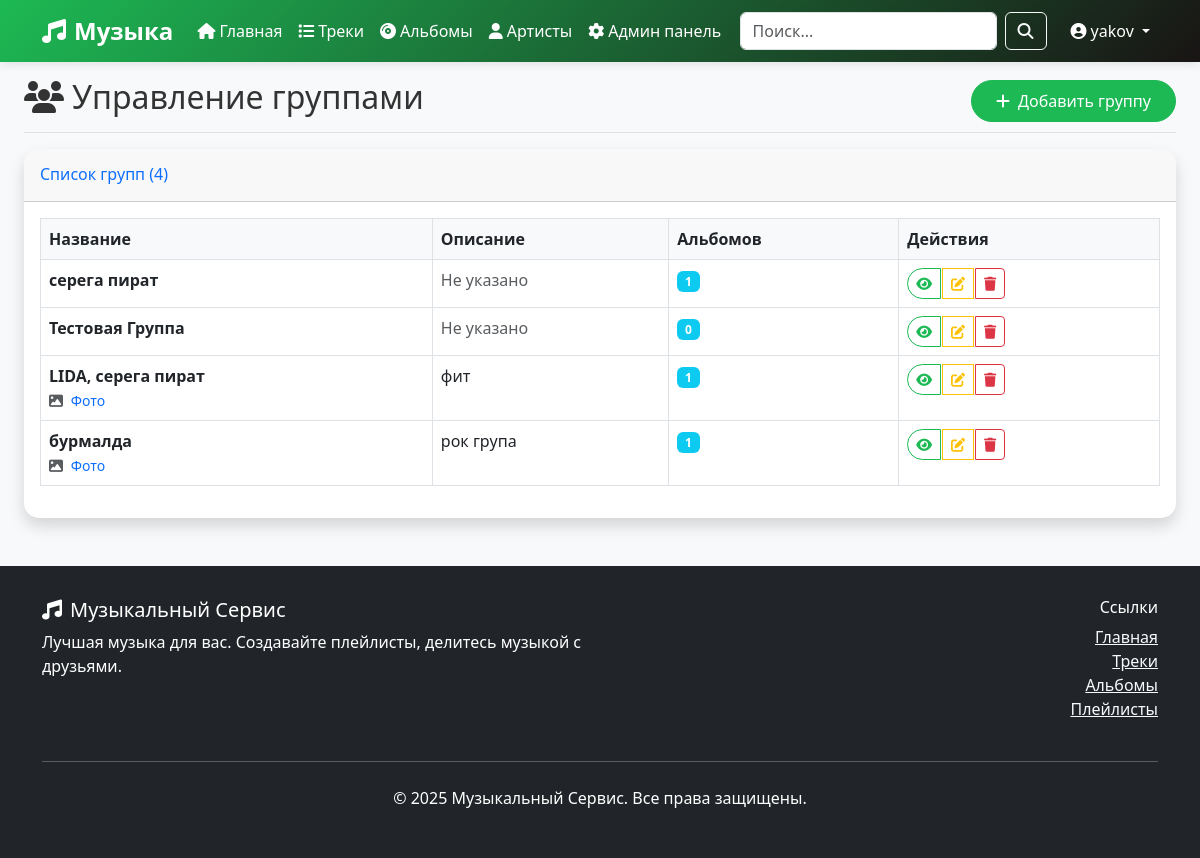
/admin-panel/groups/ (signed in), run on an earlier commit of the app's database.
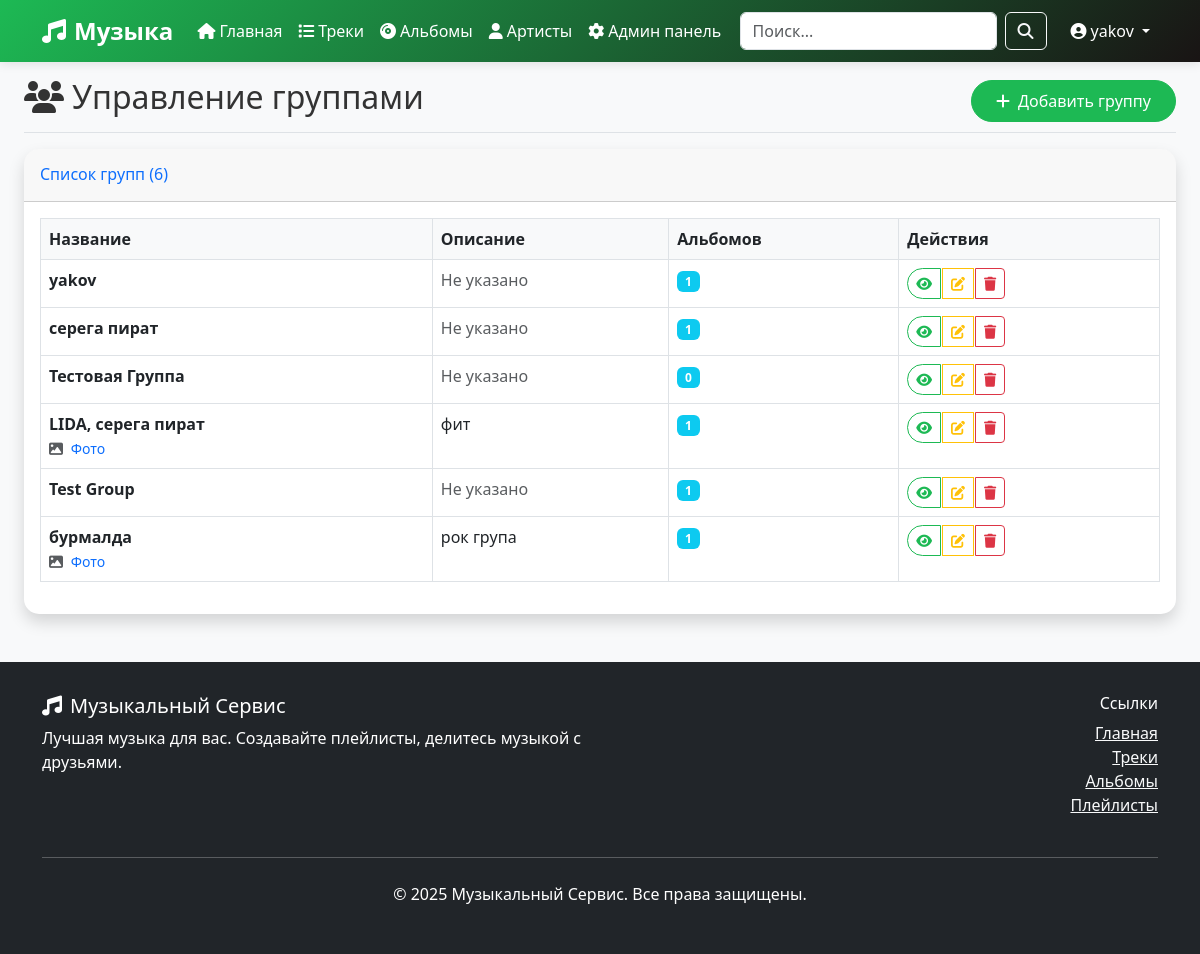
And on a later commit of the database.
### music/models.py (models this page shows, shortened)
class Group(models.Model):
    id = models.UUIDField(primary_key=True, default=uuid.uuid4, editable=False)
    name = models.CharField(max_length=200, verbose_name='Название группы')
    description = models.TextField(blank=True, verbose_name='Описание группы')
    photo = models.ImageField(upload_to='groups/', null=True, blank=True, verbose_name='Фото группы')
    class Meta:
        db_table = 'группа'
        verbose_name = 'Группа'
        verbose_name_plural = 'Группы'

### music/views.py (the view)
# urls.py: path('admin-panel/groups/', views.admin_groups, name='admin_groups'),
@login_required
def admin_groups(request):
    if not request.user.is_authenticated or request.user.role != 'admin':
        messages.error(request, 'Доступ запрещен. Требуются права администратора.')
        return redirect('music:home')
    groups = Group.objects.all().order_by('-id')
    context = {
        'groups': groups,
    }
    return render(request, 'music/admin/admin_groups.html', context)

### music/templates/music/admin/admin_groups.html (shortened to what the changed rows need)
{% extends 'music/base.html' %}
{% block content %}
<div class="container-fluid">
    <div class="row">
        <main class="col-12 px-md-4">
            <div class="d-flex justify-content-between flex-wrap flex-md-nowrap align-items-center pt-3 pb-2 mb-3 border-bottom">
                <h1 class="h2">
                    <i class="fas fa-users me-2"></i>Управление группами
                </h1>
            </div>
            <div class="card shadow">
                <div class="card-header py-3">
                    <h6 class="m-0 font-weight-bold text-primary">
                        Список групп ({{ groups.count }})
                    </h6>
                </div>
                <div class="card-body">
                    <div class="table-responsive">
                        <table class="table table-bordered">
                            <thead>
                                <tr>
                                    <th>Название</th>
                                    <th>Описание</th>
                                    <th>Альбомов</th>
                                    <th>Действия</th>
                                </tr>
                            </thead>
                            <tbody>
                                {% for group in groups %}
                                <tr>
                                    <td>
                                        <strong>{{ group.name }}</strong>
                                        {% if group.photo %}
                                            <br><small class="text-muted">
                                                <i class="fas fa-image me-1"></i>
                                                <a href="{{ group.photo.url }}" target="_blank" class="text-decoration-none">
                                                    Фото
                                                </a>
                                            </small>
                                        {% endif %}
                                    </td>
                                    <td>
                                        {% if group.description %}
                                            {{ group.description|truncatechars:100 }}
                                        {% else %}
                                            <span class="text-muted">Не указано</span>
                                        {% endif %}
                                    </td>
                                    <td>
                                        <span class="badge bg-info">{{ group.album_set.count }}</span>
                                    </td>
                                    <td>
                                        <div class="btn-group" role="group">
                                            <a href="{% url 'music:group_detail' group.pk %}" class="btn btn-sm btn-outline-primary" title="Просмотр">
                                                <i class="fas fa-eye"></i>
                                            </a>
                                            <a href="{% url 'music:admin_edit_group' group.pk %}" class="btn btn-sm btn-outline-warning" title="Редактировать">
                                                <i class="fas fa-edit"></i>
                                            </a>
                                            <button type="button" class="btn btn-sm btn-outline-danger" title="Удалить"
                                                    onclick="confirmDelete('{{ group.name }}', '{% url 'music:admin_delete_group' group.pk %}')">
                                                <i class="fas fa-trash"></i>
                                            </button>
                                        </div>
                                    </td>
                                </tr>
                                {% endfor %}
                            </tbody>
                        </table>
                    </div>
                </div>
            </div>
        </main>
    </div>
</div>
{% endblock %}

What changed in the data, as far as the page shows it:
added Group: name "yakov", description "Не указано", album_set.count "1"
added Group: name "Test Group", description "Не указано", album_set.count "1"
Also different on the page:
{{ groups.count }}: "4" → "6"
